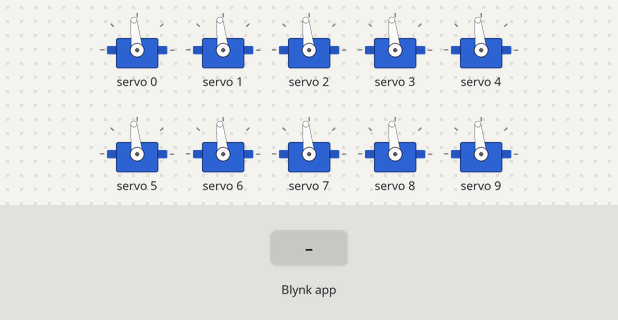
Bench run of a sketch on a simulated ESP32. Parts: 10 × servo. The inputs (shaded band) are chosen by the test bench. WiFi joins after 1.5 s; servers stay silent unless stated.

Above: at 3.1 s.
3.2 s: Blynk app writes 1 to V0
At 4.1 s:
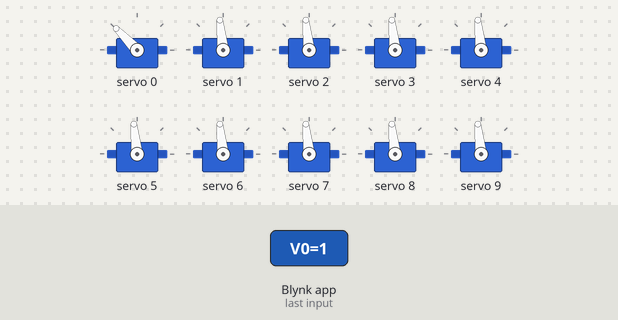
9.2 s: Blynk app writes 200 to V0
At 15.9 s:
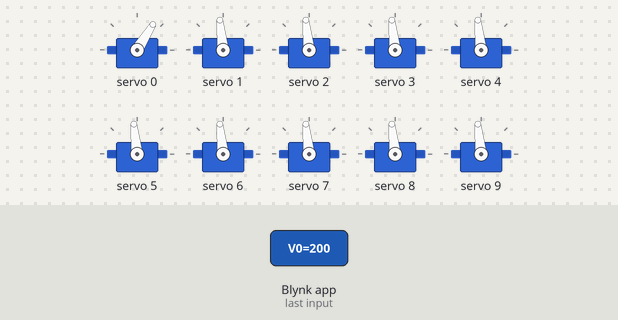
18.2 s: Blynk app writes 1 to V1
At 20.9 s:
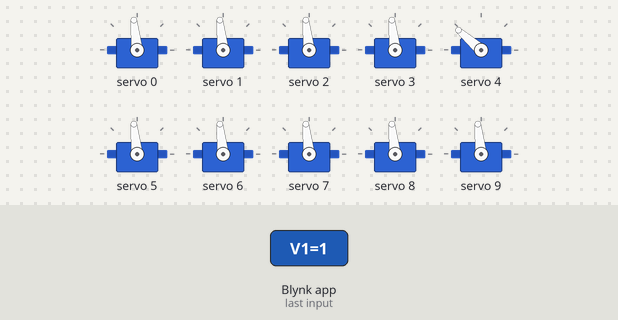
Timing chart, 0 to 28.9 s (numbered marks = the images above; inputs shaded):
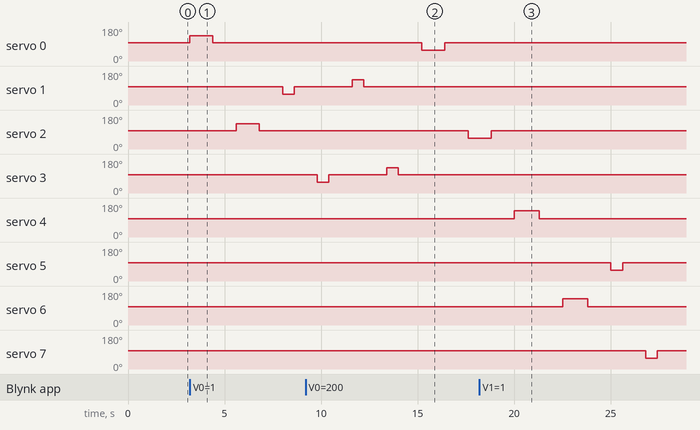

The sketch:

S-A-G-A.ino
```cpp
#define BLYNK_TEMPLATE_ID "TMPL6gB3c0_RQ"
#define BLYNK_TEMPLATE_NAME "penggerak servo"
#define BLYNK_AUTH_TOKEN "LSPKUZ_qlj_Xe8sNLsDHf2kPmEyuAF6c"

#include <Wire.h>
#include <WiFi.h>
#include <BlynkSimpleEsp32.h>
#include <Adafruit_PWMServoDriver.h>

char ssid[] = "alvarooooo";
char pass[] = "99999999";

WidgetTerminal terminal(V10);

Adafruit_PWMServoDriver pwm(0x40);

#define TOTAL_SERVO 16
constexpr uint8_t servo[TOTAL_SERVO] = {
  0, 1, 2, 3, 4, 5, 6, 7,
  8, 9,10,11,12,13,14,15
};

#define SERVO_CW    395
#define SERVO_CCW  235
#define SERVO_STOP 315

#define MOVE_TIME_180 1200
#define MOVE_TIME_90   600
#define GAP_TIME      1200

class ServoController {
public:
  String name;
  uint8_t pin;
  uint16_t cwPWM;
  uint16_t ccwPWM;
  uint16_t stopPWM;
  uint16_t rotationTime;
  Adafruit_PWMServoDriver* pwmDriver;

  ServoController(String n, uint8_t p, uint16_t cw, uint16_t ccw,
                  uint16_t stop, uint16_t rotTime, Adafruit_PWMServoDriver* driver) {
    name = n;
    pin = p;
    cwPWM = cw;
    ccwPWM = ccw;
    stopPWM = stop;
    rotationTime = rotTime;
    pwmDriver = driver;
  }

  void moveCW() {
    pwmDriver->setPWM(pin, 0, cwPWM);
  }

  void moveCCW() {
    pwmDriver->setPWM(pin, 0, ccwPWM);
  }

  void stop() {
    pwmDriver->setPWM(pin, 0, stopPWM);
  }

  void rotate(bool clockwise) {
    if (clockwise) moveCW();
    else moveCCW();
    delay(rotationTime);
    stop();
  }
};

ServoController* servo0 = nullptr;
ServoController* servo1 = nullptr;
ServoController* servo2 = nullptr;
ServoController* servo3 = nullptr;
ServoController* servo4 = nullptr;
ServoController* servo5 = nullptr;
ServoController* servo6 = nullptr;
ServoController* servo7 = nullptr;
ServoController* servo8 = nullptr;
ServoController* servo9 = nullptr;

bool dirBtn1 = false;
bool dirBtn2 = false;
bool dirBtn3 = false;

void configureServo0() {
  servo0 = new ServoController("Servo 0", 0, SERVO_CW, SERVO_CCW, SERVO_STOP, MOVE_TIME_180, &pwm);
}

void configureServo1() {
  servo1 = new ServoController("Servo 1", 1, SERVO_CW, SERVO_CCW, SERVO_STOP, MOVE_TIME_90, &pwm);
}

void configureServo2() {
  servo2 = new ServoController("Servo 2", 2, SERVO_CW, SERVO_CCW, SERVO_STOP, MOVE_TIME_180, &pwm);
}

void configureServo3() {
  servo3 = new ServoController("Servo 3", 3, SERVO_CW, SERVO_CCW, SERVO_STOP, MOVE_TIME_90, &pwm);
}

void configureServo4() {
  servo4 = new ServoController("Servo 4", 4, 405, SERVO_CCW, SERVO_STOP, 1300, &pwm);
}

void configureServo5() {
  servo5 = new ServoController("Servo 5", 5, SERVO_CW, SERVO_CCW, SERVO_STOP, MOVE_TIME_90, &pwm);
}

void configureServo6() {
  servo6 = new ServoController("Servo 6", 6, 405, SERVO_CCW, SERVO_STOP, 1300, &pwm);
}

void configureServo7() {
  servo7 = new ServoController("Servo 7", 7, SERVO_CW, SERVO_CCW, SERVO_STOP, MOVE_TIME_90, &pwm);
}

void configureServo8() {
  servo8 = new ServoController("Servo 8", 8, 425, 235, 315, 1375, &pwm);
}

void configureServo9() {
  servo9 = new ServoController("Servo 9", 9, 415, 235, 315, 1400, &pwm);
}

void stopAllServo() {
  if (servo0) servo0->stop();
  if (servo1) servo1->stop();
  if (servo2) servo2->stop();
  if (servo3) servo3->stop();
  if (servo4) servo4->stop();
  if (servo5) servo5->stop();
  if (servo6) servo6->stop();
  if (servo7) servo7->stop();
  if (servo8) servo8->stop();
  if (servo9) servo9->stop();
}

void moveGroupOddEvenOrder(int start, int end, bool up) {

  if (start < 0 || end >= 10 || start > end) return;

  ServoController* servoArray[10] = {
    servo0, servo1, servo2, servo3, servo4,
    servo5, servo6, servo7, servo8, servo9
  };

  if (up) {

    for (int i = start; i <= end; i++) {
      if (i % 2 == 0 && servoArray[i]) {
        servoArray[i]->rotate(true);
        delay(GAP_TIME);
      }
    }

    for (int i = start; i <= end; i++) {
      if (i % 2 == 1 && servoArray[i]) {
        servoArray[i]->rotate(false);
        delay(GAP_TIME);
      }
    }
  }

  else {

    for (int i = start; i <= end; i++) {
      if (i % 2 == 1 && servoArray[i]) {
        servoArray[i]->rotate(true);
        delay(GAP_TIME);
      }
    }

    for (int i = start; i <= end; i++) {
      if (i % 2 == 0 && servoArray[i]) {
        servoArray[i]->rotate(false);
        delay(GAP_TIME);
      }
    }
  }
}

void moveGroup8_9_Toggle180(bool up) {

  if (!servo8 || !servo9) return;

  if (up) {
    servo8->rotate(true);
    delay(GAP_TIME);
    servo9->rotate(false);
    delay(GAP_TIME);
  }

  else {
    servo8->rotate(false);
    delay(GAP_TIME);
    servo9->rotate(true);
    delay(GAP_TIME);
  }
}

void setup() {
  Serial.begin(115200);

  WiFi.begin(ssid, pass);
  while (WiFi.status() != WL_CONNECTED) {
    delay(200);
  }

  Blynk.begin(BLYNK_AUTH_TOKEN, ssid, pass);

  pwm.begin();
  pwm.setPWMFreq(50);

  configureServo0();
  configureServo1();
  configureServo2();
  configureServo3();
  configureServo4();
  configureServo5();
  configureServo6();
  configureServo7();
  configureServo8();
  configureServo9();

  stopAllServo();

  terminal.println("SYSTEM READY - SERVOS 0-9 CONFIGURED");
  terminal.println("V0 : Servo 0-3 Toggle");
  terminal.println("V1 : Servo 4-7 Toggle");
  terminal.println("V2 : Servo 8-9 Toggle");
  terminal.flush();
}

void loop() {
  Blynk.run();
}

BLYNK_WRITE(V0) {
  if (param.asInt()) {
    dirBtn1 = !dirBtn1;

    terminal.printf(
      "V0 | %s\n",
      dirBtn1 ? "UP (EVEN FIRST)" : "DOWN (ODD FIRST)"
    );
    terminal.flush();

    moveGroupOddEvenOrder(0, 3, dirBtn1);
  }
}

BLYNK_WRITE(V1) {
  if (param.asInt()) {
    dirBtn2 = !dirBtn2;

    terminal.printf(
      "V1 | %s\n",
      dirBtn2 ? "UP (EVEN FIRST)" : "DOWN (ODD FIRST)"
    );
    terminal.flush();

    moveGroupOddEvenOrder(4, 7, dirBtn2);
  }
}

BLYNK_WRITE(V2) {
  if (param.asInt()) {
    dirBtn3 = !dirBtn3;

    terminal.printf(
      "V2 | Servo 8-9 | %s\n",
      dirBtn3 ? "UP (8=CW, 9=CCW)" : "DOWN (8=CCW, 9=CW)"
    );
    terminal.flush();

    moveGroup8_9_Toggle180(dirBtn3);
  }
}
```

Measured:
- after the input at 3.2 s, servo 0: 96° → 134° at once, → 96° 1.2 s later; servo 1: 96° → 58° after 4.8 s, → 96° 0.60 s later; servo 2: 96° → 134° after 2.4 s, → 96° 1.2 s later
- after the input at 9.2 s, servo 0: 96° → 58° after 6.0 s, → 96° 1.2 s later; servo 1: 96° → 134° after 2.4 s, → 96° 0.60 s later; servo 2: 96° → 58° after 8.4 s
- after the input at 18.2 s, servo 4: 96° → 139° after 1.8 s, → 96° 1.3 s later; servo 5: 96° → 58° after 6.8 s, → 96° 0.60 s later; servo 6: 96° → 139° after 4.3 s, → 96° 1.3 s later; servo 7: 96° → 58° after 8.6 s, → 96° 0.60 s later
